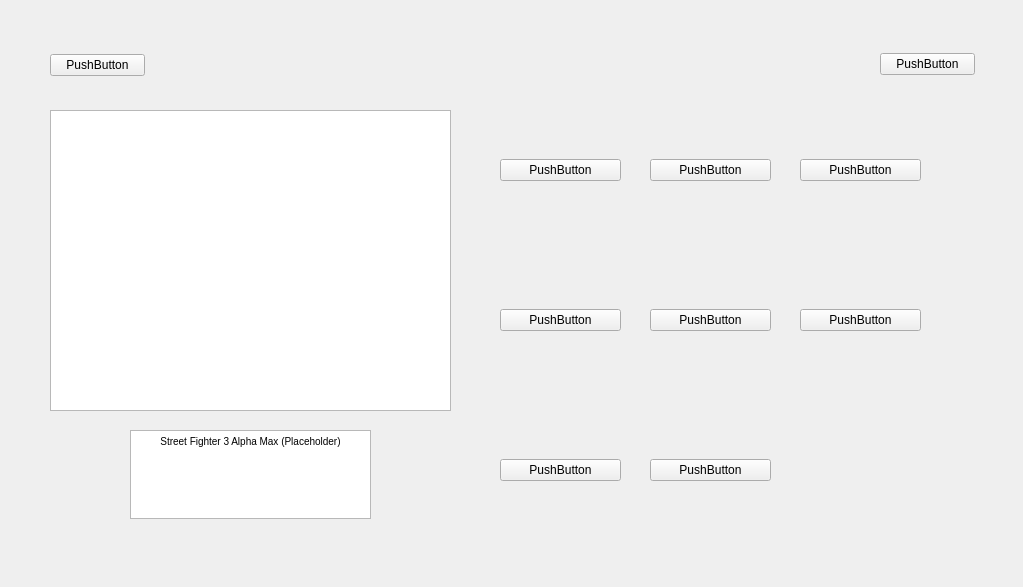
<?xml version="1.0" encoding="UTF-8"?>
<ui version="4.0">
 <class>Form</class>
 <widget class="QWidget" name="Form">
  <property name="geometry">
   <rect>
    <x>0</x>
    <y>0</y>
    <width>1023</width>
    <height>587</height>
   </rect>
  </property>
  <property name="windowTitle">
   <string>Form</string>
  </property>
  <property name="autoFillBackground">
   <bool>false</bool>
  </property>
  <property name="styleSheet">
   <string notr="true"/>
  </property>
  <widget class="QWidget" name="gridLayoutWidget">
   <property name="geometry">
    <rect>
     <x>500</x>
     <y>110</y>
     <width>121</width>
     <height>121</height>
    </rect>
   </property>
   <layout class="QGridLayout" name="gridLayout">
    <item row="0" column="0">
     <widget class="QPushButton" name="pushButton">
      <property name="text">
       <string>PushButton</string>
      </property>
     </widget>
    </item>
   </layout>
  </widget>
  <widget class="QWidget" name="gridLayoutWidget_2">
   <property name="geometry">
    <rect>
     <x>500</x>
     <y>260</y>
     <width>121</width>
     <height>121</height>
    </rect>
   </property>
   <layout class="QGridLayout" name="gridLayout_2">
    <item row="0" column="0">
     <widget class="QPushButton" name="pushButton_5">
      <property name="text">
       <string>PushButton</string>
      </property>
     </widget>
    </item>
   </layout>
  </widget>
  <widget class="QWidget" name="gridLayoutWidget_3">
   <property name="geometry">
    <rect>
     <x>500</x>
     <y>410</y>
     <width>121</width>
     <height>121</height>
    </rect>
   </property>
   <layout class="QGridLayout" name="gridLayout_3">
    <item row="0" column="0">
     <widget class="QPushButton" name="pushButton_7">
      <property name="text">
       <string>PushButton</string>
      </property>
     </widget>
    </item>
   </layout>
  </widget>
  <widget class="QWidget" name="gridLayoutWidget_4">
   <property name="geometry">
    <rect>
     <x>650</x>
     <y>110</y>
     <width>121</width>
     <height>121</height>
    </rect>
   </property>
   <layout class="QGridLayout" name="gridLayout_4">
    <item row="0" column="0">
     <widget class="QPushButton" name="pushButton_2">
      <property name="text">
       <string>PushButton</string>
      </property>
     </widget>
    </item>
   </layout>
  </widget>
  <widget class="QWidget" name="gridLayoutWidget_5">
   <property name="geometry">
    <rect>
     <x>650</x>
     <y>260</y>
     <width>121</width>
     <height>121</height>
    </rect>
   </property>
   <layout class="QGridLayout" name="gridLayout_5">
    <item row="0" column="0">
     <widget class="QPushButton" name="pushButton_6">
      <property name="text">
       <string>PushButton</string>
      </property>
     </widget>
    </item>
   </layout>
  </widget>
  <widget class="QWidget" name="gridLayoutWidget_6">
   <property name="geometry">
    <rect>
     <x>650</x>
     <y>410</y>
     <width>121</width>
     <height>121</height>
    </rect>
   </property>
   <layout class="QGridLayout" name="gridLayout_6">
    <item row="0" column="0">
     <widget class="QPushButton" name="pushButton_8">
      <property name="text">
       <string>PushButton</string>
      </property>
     </widget>
    </item>
   </layout>
  </widget>
  <widget class="QWidget" name="gridLayoutWidget_10">
   <property name="geometry">
    <rect>
     <x>800</x>
     <y>110</y>
     <width>121</width>
     <height>121</height>
    </rect>
   </property>
   <layout class="QGridLayout" name="gridLayout_10">
    <item row="0" column="0">
     <widget class="QPushButton" name="pushButton_3">
      <property name="enabled">
       <bool>true</bool>
      </property>
      <property name="toolTip">
       <string/>
      </property>
      <property name="text">
       <string>PushButton</string>
      </property>
     </widget>
    </item>
   </layout>
  </widget>
  <widget class="QWidget" name="gridLayoutWidget_11">
   <property name="geometry">
    <rect>
     <x>800</x>
     <y>260</y>
     <width>121</width>
     <height>121</height>
    </rect>
   </property>
   <layout class="QGridLayout" name="gridLayout_11">
    <item row="0" column="0">
     <widget class="QPushButton" name="pushButton_10">
      <property name="text">
       <string>PushButton</string>
      </property>
     </widget>
    </item>
   </layout>
  </widget>
  <widget class="QWidget" name="verticalLayoutWidget">
   <property name="geometry">
    <rect>
     <x>20</x>
     <y>10</y>
     <width>121</width>
     <height>31</height>
    </rect>
   </property>
   <layout class="QVBoxLayout" name="verticalLayout"/>
  </widget>
  <widget class="QWidget" name="horizontalLayoutWidget">
   <property name="geometry">
    <rect>
     <x>50</x>
     <y>50</y>
     <width>95</width>
     <height>31</height>
    </rect>
   </property>
   <layout class="QHBoxLayout" name="horizontalLayout">
    <property name="spacing">
     <number>7</number>
    </property>
    <item>
     <widget class="QPushButton" name="pushButton_4">
      <property name="text">
       <string>PushButton</string>
      </property>
     </widget>
    </item>
   </layout>
  </widget>
  <widget class="QWidget" name="horizontalLayoutWidget_2">
   <property name="geometry">
    <rect>
     <x>880</x>
     <y>50</y>
     <width>95</width>
     <height>38</height>
    </rect>
   </property>
   <layout class="QHBoxLayout" name="horizontalLayout_2">
    <property name="bottomMargin">
     <number>9</number>
    </property>
    <item>
     <widget class="QPushButton" name="pushButton_9">
      <property name="text">
       <string>PushButton</string>
      </property>
     </widget>
    </item>
   </layout>
  </widget>
  <widget class="QGraphicsView" name="graphicsView">
   <property name="geometry">
    <rect>
     <x>50</x>
     <y>110</y>
     <width>401</width>
     <height>301</height>
    </rect>
   </property>
  </widget>
  <widget class="QWidget" name="horizontalLayoutWidget_3">
   <property name="geometry">
    <rect>
     <x>130</x>
     <y>430</y>
     <width>241</width>
     <height>89</height>
    </rect>
   </property>
   <layout class="QHBoxLayout" name="horizontalLayout_3">
    <item>
     <widget class="QTextEdit" name="GameName">
      <property name="layoutDirection">
       <enum>Qt::LeftToRight</enum>
      </property>
      <property name="readOnly">
       <bool>true</bool>
      </property>
      <property name="html">
       <string>&lt;!DOCTYPE HTML PUBLIC &quot;-//W3C//DTD HTML 4.0//EN&quot; &quot;http://www.w3.org/TR/REC-html40/strict.dtd&quot;&gt;
&lt;html&gt;&lt;head&gt;&lt;meta name=&quot;qrichtext&quot; content=&quot;1&quot; /&gt;&lt;style type=&quot;text/css&quot;&gt;
p, li { white-space: pre-wrap; }
&lt;/style&gt;&lt;/head&gt;&lt;body style=&quot; font-family:'MS Shell Dlg 2'; font-size:7.8pt; font-weight:400; font-style:normal;&quot;&gt;
&lt;p align=&quot;center&quot; style=&quot; margin-top:0px; margin-bottom:0px; margin-left:0px; margin-right:0px; -qt-block-indent:0; text-indent:0px;&quot;&gt;Street Fighter 3 Alpha Max (Placeholder)&lt;/p&gt;&lt;/body&gt;&lt;/html&gt;</string>
      </property>
      <property name="textInteractionFlags">
       <set>Qt::NoTextInteraction</set>
      </property>
      <property name="placeholderText">
       <string/>
      </property>
     </widget>
    </item>
   </layout>
  </widget>
 </widget>
 <resources/>
 <connections/>
</ui>
